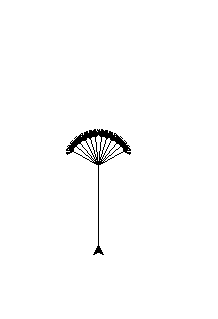

Source code (Python):
import turtle
'''
Fractal tree using recursion 
'''
def tree(length,p=90,branches=2,scale = 0.5,faction = 1.4,min_length = 10):
    step = float(p/(branches-1))
    scale /= faction
    turtle.forward(length)
    if length > min_length:
        turtle.left(p/2)
        tree(scale*length, p,branches,scale,faction,min_length)
        for c in range(branches-1):
            turtle.right(step)
            tree(scale*length, p,branches,scale,faction,min_length)
        turtle.left(p/2)
    turtle.back(length)

turtle.left(90)
tree(80,p=120,branches = 12)
turtle.exitonclick()
